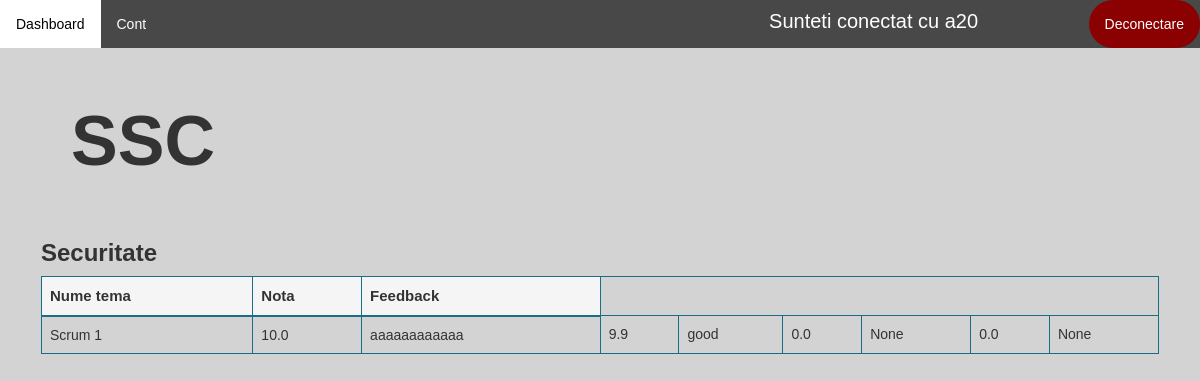
Page /disciplina-student/20/note/ (signed in) on the committed database.
### application/models.py (models this page shows)
class Disciplina(models.Model):
    id = models.AutoField(primary_key=True)
    nume = models.CharField(max_length=100, unique=True)
    profesori = models.ManyToManyField(Profesor)
    an_universitar = models.IntegerField(null=True)
    semestru = models.IntegerField(null=True)

class Proiect(models.Model):
    id = models.AutoField(primary_key=True)
    nume = models.CharField(max_length=100, unique=False)
    data_inregistrare = models.DateField(auto_now_add=True)
    data_intermediara = models.DateField(default=None)
    data_finalizare = models.DateField()
    profesor = models.ForeignKey(Profesor, on_delete=models.CASCADE)
    disciplina = models.ForeignKey(Disciplina, on_delete=models.CASCADE, null=True)
    document = models.CharField(max_length=100, null=True)
    nr_persoane = models.IntegerField(null=True)
    cale = models.CharField(max_length=100, default=None)
    distribuire_teme = models.BooleanField(default=False)

class Tema(models.Model):
    id = models.AutoField(primary_key=True)
    nume = models.CharField(max_length=100, unique=False)
    descriere = models.CharField(max_length=500, null=True)
    proiect = models.ForeignKey(Proiect, on_delete=models.CASCADE, unique=False)

class Incarcare(models.Model):
    id = models.AutoField(primary_key=True)
    student = models.ForeignKey(Student, on_delete=models.CASCADE)
    tema = models.ForeignKey(Tema, on_delete=models.CASCADE)
    data_incarcare = models.DateField(null=True, unique=False)
    tip = models.CharField(max_length=20, null=True)
    document = models.CharField(max_length=100, null=True, unique=False)
    nota = models.FloatField(default=0)
    feedback = models.CharField(max_length=500, null=True)

### application/decorators.py (the view)
        def wrapper_func(request, *args, **kwargs):
            user_groups = list()
            for group in request.user.groups.all():
                user_groups.append(group.name)
            if allowed_roles[0] in user_groups:
                return view_func(request, *args, **kwargs)
            else:
                return redirect('dashboard')

### application/functions.py (called while the page is built)
def get_user_info(request):
    user = request.user
    user_groups = [group.name for group in user.groups.all()]
    if 'admin' in user_groups:
        user_type = 'admin'
    elif 'studenti' in user_groups:
        user_type = 'student'
    elif 'secretariat' in user_groups:
        user_type = 'secretar'
    else:
        user_type = 'profesor'
    out = {'user': user,
           'user_groups': user_groups,
           'user_type': user_type
           }
    return out

def create_context(request=None, extract_user_info=True):
    if extract_user_info and not request:
        raise ValueError("request must be set if extract_user_info is True")
    out = {}
    if extract_user_info:
        out.update(get_user_info(request))
    return out

### application/views.py (called while the page is built)
@allowed_users(allowed_roles=['studenti'])
@login_required(login_url='login')
def note(request, pk):
    context = create_context(request)
    student = Student.objects.get(utilizator=request.user)
    disciplina = Disciplina.objects.get(pk=pk)
    proiecte = Proiect.objects.all().filter(disciplina=disciplina)
    teme = Tema.objects.all().filter(proiect__in=proiecte).filter(id__in=student.teme.all())
    incarcari = Incarcare.objects.all().filter(student=student)
    context['student'] = student
    context['disciplina'] = disciplina
    context['teme'] = teme
    context['proiecte'] = proiecte
    context['incarcari'] = incarcari
    return render(request, 'application/student/note.html', context)

### application/templates/application/student/note.html (shortened to what this page needs)
{% extends 'application/dashboard.html' %}
{% load static %}
{% block article %}
        <h1 style="font-size: 70px; padding: 30px"><b>{{ disciplina.nume }}</b></h1><br>
        <div class="table-wrapper-scroll-y custom-scrollbar" style="margin-top:-20px;">
        {% for proiect in proiecte %}
            <table class="table table-bordered" id="myTable" style="border-color: #1b6d85">
                <h3><b>{{ proiect.nume }}</b></h3>
                <thead style="background-color: whitesmoke; border-color: #1b6d85; font-size: 15px">
                <tr  style="border-color: #1b6d85">
                    <th  style="border-color: #1b6d85">Nume tema</th>
                    <th  style="border-color: #1b6d85">Nota</th>
                    <th  style="border-color: #1b6d85">Feedback</th>
                </tr>
                </thead>
                <tbody>
                {% for tema in teme %}
                    {% if tema.proiect == proiect %}
                        <tr class="tr">
                            <td  style="border-color: #1b6d85">{{ tema.nume }}</td>
                            {% for incarcare in incarcari %}
                                {% if incarcare.tema == tema %}
                                    <td  style="border-color: #1b6d85">{{ incarcare.nota }}</td>
                                    <td  style="border-color: #1b6d85">{{ incarcare.feedback }}</td>
                                {% endif %}
                            {% endfor %}
                        </tr>
                    {% endif %}
                {% endfor %}
                </tbody>
            </table>
        {% endfor %}
        </div>
{% endblock %}

### application/templates/application/main_layout_application.html (shortened to what this page needs)
{% extends 'main_layout.html' %}
{% load static %}
{% block header %}
    <link rel="stylesheet" href="{% static 'application/css/main_layout_application.css' %}">
        <ul class="topnav">
            <li><a href="{% url 'dashboard' %}">Dashboard</a></li>
            <li><a href="{% url 'account' %}">Cont</a>
            <li style="padding: 7px; color: white; font-size: 20px; margin-left: 600px">Sunteti conectat cu {{ request.user.username }}</li>
            <li class="right"><a class="logout" href="{% url 'logout' %}">Deconectare</a></li>
        </ul>
{% endblock %}

### application/static/application/css/main_layout_application.css (style rules this page uses)
body { font-family: Arial, Helvetica, sans-serif; }
body { margin: 0; background-color: lightgray; font-family: Arial, Helvetica, sans-serif; }
ul.topnav { list-style-type: none; margin: 0; padding: 0; overflow: hidden; background-color: #484848; }
ul.topnav li { float: left; }
ul.topnav li a { display: block; color: white; text-align: center; padding: 14px 16px; text-decoration: none; }
ul.topnav li.right { background-color: darkred; float: right; border-radius: 50px; }

### rows in the picture
Disciplina: nume "SSC"
Proiect: nume "Securitate"
Tema: nume "Scrum 1"
Incarcare: nota "10.0", feedback "aaaaaaaaaaaa"
Incarcare: nota "9.9", feedback "good"
Incarcare: nota "0.0", feedback "None"
Incarcare: nota "0.0", feedback "None"

### other values in the picture
{{ request.user.username }} "a20"
